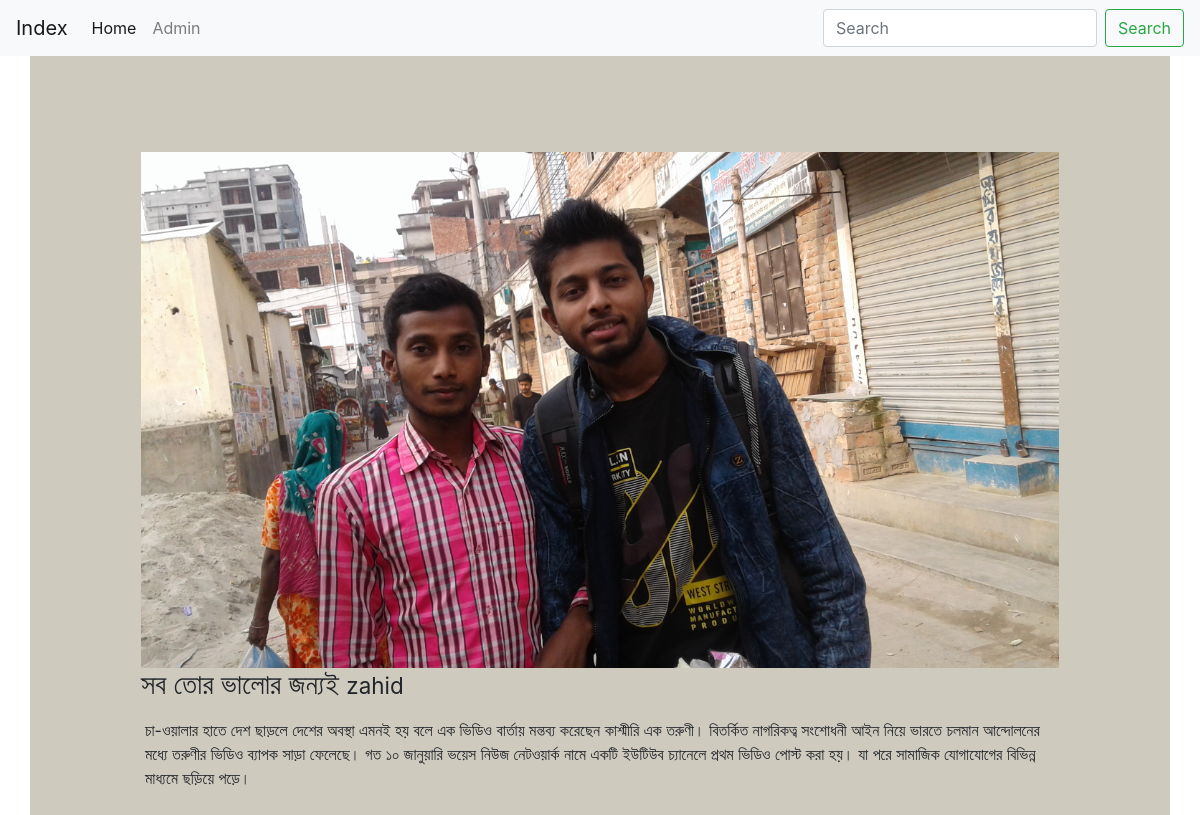
/read_more.php?id=10, run on the app's committed database.
### tables this page shows
CREATE TABLE `add_blog_info` (
  `blog_id` int(5) NOT NULL,
  `author_name` varchar(100) NOT NULL,
  `blog_title` varchar(100) NOT NULL,
  `blog_description` text NOT NULL,
  `blog_status` varchar(50) NOT NULL,
  `blog_image` text NOT NULL
);

### class/fontend_manage.php (called while the page is built, shortened)
<?php
class fontend{
  protected $db_conn;
  function __construct(){
    $server_name="localhost";
    $user_name="root";
    $passWord="";
    $db_name="zahid_db";
    $this->db_conn=mysqli_connect($server_name,$user_name,$passWord,$db_name);
  }
  public function show_details_info($data){
    $sql="SELECT*FROM add_blog_info where blog_id=$data";
    if (mysqli_query($this->db_conn,$sql)) {
      $query_result=mysqli_query($this->db_conn,$sql);
      return $query_result;
    }
  }
}
 ?>

### read_more.php (the view, shortened to what this page needs)
<?php
$blog_id=$_GET['id'];
require_once 'class/fontend_manage.php';
$show_details=new fontend();
$query_result=$show_details->show_details_info($blog_id);
$db_blog_info=mysqli_fetch_assoc($query_result);
 ?>
<!DOCTYPE html>
<html lang="en">
<head>
  <link rel="stylesheet" href="rec/css/bootstrap.css">
</head>
<body>
  <nav class="navbar navbar-expand-lg navbar-light bg-light">
    <a class="navbar-brand" href="index.php">Index</a>
    <div class="collapse navbar-collapse" id="navbarSupportedContent">
      <ul class="navbar-nav mr-auto">
        <li class="nav-item active">
          <a class="nav-link" href="index.php">Home <span class="sr-only">(current)</span></a>
        </li>
        <li class="nav-item">
          <a class="nav-link" href="admin/index.php">Admin</a>
        </li>
      </ul>
      <form class="form-inline my-2 my-lg-0">
        <input class="form-control mr-sm-2" type="search" placeholder="Search" aria-label="Search">
        <button class="btn btn-outline-success my-2 my-sm-0" type="submit">Search</button>
      </form>
    </div>
  </nav>
  <div class="container" style="background-color: #cecabe;">
    <div class="row">
      <div class="m-5 p-5">
        <div class="col-md-12 mb-3">
          <img src="admin/<?php echo $db_blog_info['blog_image'];?>" class="img-fluid" alt="">
          <h3>
            <?php  echo $db_blog_info['blog_title'];?>
            <small><?php  echo $db_blog_info['author_name'];?></small>
          </h3>
          <p class="pt-2 p-1"><?php echo $db_blog_info['blog_description'];?></p>
        </div>
      </div>
    </div>
  </div>
</body>
</html>

### data on the page
add_blog_info: blog_image (picture), blog_title "সব তোর ভালোর জন্যই", author_name "zahid", blog_description "চা-ওয়ালার হাতে দেশ ছাড়লে দেশের অবস্থা এমনই হয় বলে এক ভিডিও বার্তায় মন্তব্য করেছেন কাশ্মীরি এক তরুণী। বিতর্কিত নাগরিকত্ব সংশোধনী আইন নিয়ে ভারতে চলমান আন্দোলনের মধ্যে তরুণীর ভিডিও ব্যাপক সাড়া ফেলেছে। গত ১০ জানুয়ারি ভয়েস নিউজ নেটওয়ার্ক নামে একটি ইউটিউব চ্যানেলে প্রথম ভিডিও পোস্ট করা হয়। যা পরে সামাজিক যোগাযোগের বিভিন্ন মাধ্যমে ছড়িয়ে পড়ে।"
